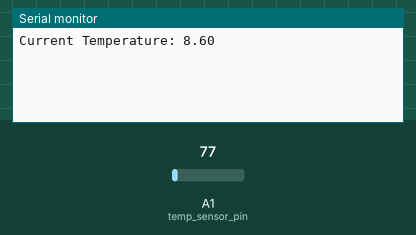
Recording of a sketch running on a simulated Arduino MKR. Shown: the last lines printed to the serial monitor. The test bench sets the inputs (shaded band); at power-on: A1 (temp_sensor_pin) = 77. WiFi joins after 1.5 s; servers stay silent unless stated.

Above: at 4.2 s.
4.3 s: A1 (temp_sensor_pin) set to 92
At 5.8 s:
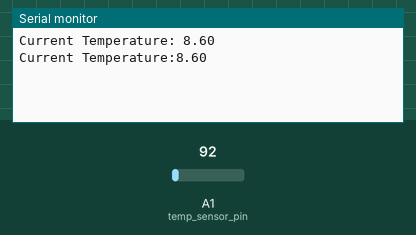
9.5 s: A1 (temp_sensor_pin) set to 107
At 12.6 s:
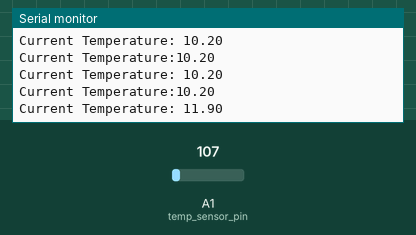
Timing chart, 0 to 14.1 s (numbered marks = the images above; inputs shaded):
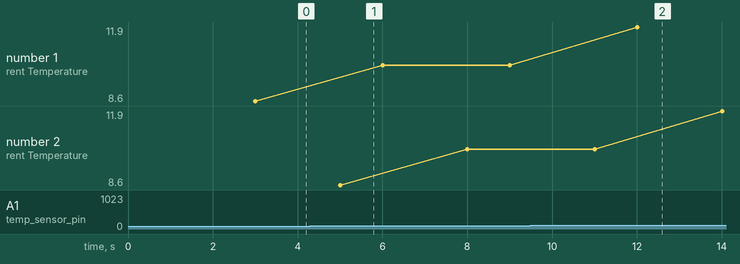

The sketch:

project2_may08b.ino
```cpp
#include "arduino_secrets.h"
#include "thingProperties.h"

#define temp_sensor_pin A1


void setup() {

  // Initialize serial and wait for port to open:
  Serial.begin(9600);
  // This delay gives the chance to wait for a Serial Monitor without blocking if none is found
  delay(1500);

  // Defined in thingProperties.h
  initProperties();

  // Connect to Arduino IoT Cloud
  ArduinoCloud.begin(ArduinoIoTPreferredConnection);

}

void loop() {
ArduinoCloud.update();

  // Read temperature sensor data
  int sensor_data = analogRead(temp_sensor_pin);
  temperature =  ( 4.4 * sensor_data * 26) / 1024.0;
  temperature = floor(temperature * 10) / 10.0;

  Serial.print("Current Temperature: ");
  Serial.println(temperature);

  delay(2000);


  // Print temperature to serial monitor and LCD

  Serial.print("Current Temperature:");
  Serial.println(temperature);


  delay(1000);

}

/*
  Since Temperature is READ_WRITE variable, onTemperatureChange() is
  executed every time a new value is received from IoT Cloud.
*/
void onTemperatureChange()  {
  // Add your code here to act upon Temperature change
}
```

arduino_secrets.h
```cpp
#define SECRET_SSID ""
#define SECRET_OPTIONAL_PASS ""
```

thingProperties.h
```cpp
// Code generated by Arduino IoT Cloud, DO NOT EDIT.

#include <ArduinoIoTCloud.h>
#include <Arduino_ConnectionHandler.h>

const char SSID[]     = SECRET_SSID;    // Network SSID (name)
const char PASS[]     = SECRET_OPTIONAL_PASS;    // Network password (use for WPA, or use as key for WEP)

void onTemperatureChange();

float temperature;

void initProperties(){

  ArduinoCloud.addProperty(temperature, READWRITE, ON_CHANGE, onTemperatureChange);

}

WiFiConnectionHandler ArduinoIoTPreferredConnection(SSID, PASS);
```

Measured:
- after the input at 9.5 s, the serial monitor: prints a new line after 2.5 s (image 2)
- plotted number 1: 8.6 → 10.2 after the input at 4.3 s, 10.2 → 11.9 after the input at 9.5 s
- plotted number 2: 10.2 → 11.9 after the input at 9.5 s
